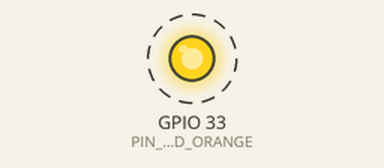
Bench run of a program on a simulated ESP32. On the bench: output pins drawn as LEDs (lit = HIGH). Dashed ring = blinking. What the program prints to the serial monitor is not drawn.

Above: at 1.0 s.
Timing chart, 0 to 5.1 s (numbered marks = the images above):
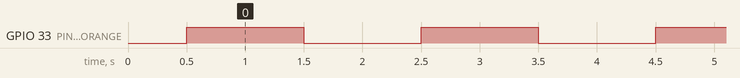

Measured:
- by itself, GPIO 33 (PIN_LED_ORANGE): alternates HIGH for 1.0 s and LOW for 1.0 s

The program:

main.cpp
```cpp
#include <Arduino.h>

// Tes 1 LED orange di GPIO33 (sisi kiri, tepat di bawah D32).
// Sambungan: D33 -> resistor 220 ohm -> kaki panjang LED, kaki pendek -> GND.
// LED berkedip: nyala 1 detik, mati 1 detik.

const uint8_t PIN_LED_ORANGE = 33;

void setup() {
  Serial.begin(115200);
  pinMode(PIN_LED_ORANGE, OUTPUT);
  digitalWrite(PIN_LED_ORANGE, LOW);
  delay(500);
  Serial.println();
  Serial.println("Tes LED orange di GPIO33 dimulai");
}

void loop() {
  digitalWrite(PIN_LED_ORANGE, HIGH);
  Serial.println("[LED orange] nyala");
  delay(1000);

  digitalWrite(PIN_LED_ORANGE, LOW);
  Serial.println("[LED orange] mati");
  delay(1000);
}
```
